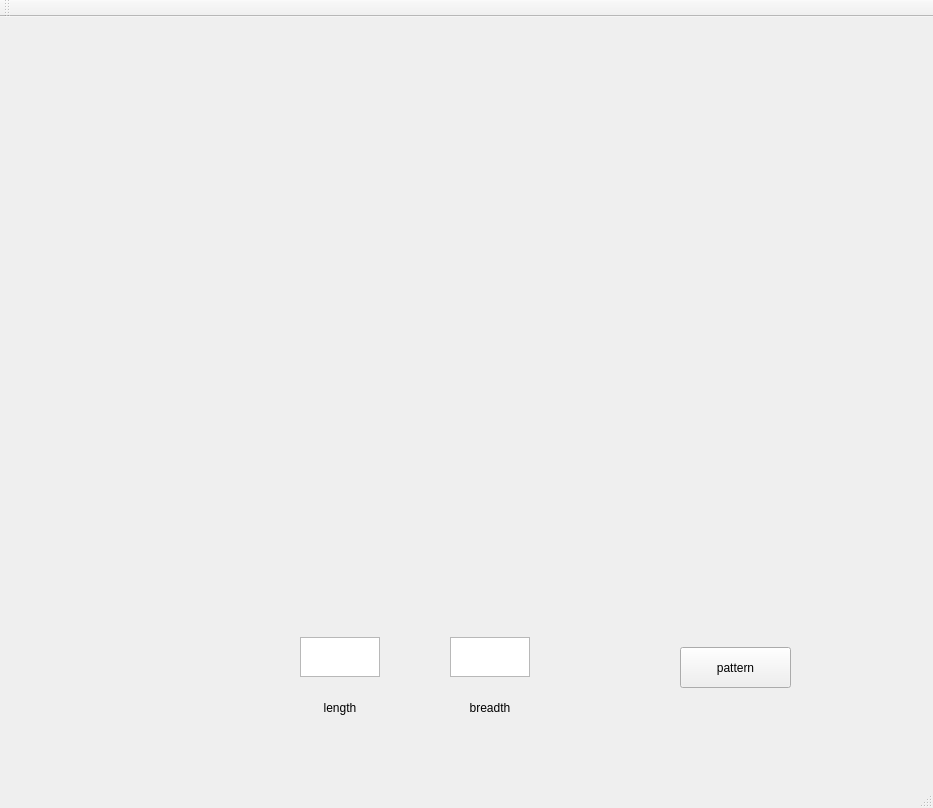
<?xml version="1.0" encoding="UTF-8"?>
<ui version="4.0">
 <class>MainWindow</class>
 <widget class="QMainWindow" name="MainWindow">
  <property name="geometry">
   <rect>
    <x>0</x>
    <y>0</y>
    <width>933</width>
    <height>808</height>
   </rect>
  </property>
  <property name="windowTitle">
   <string>MainWindow</string>
  </property>
  <widget class="QWidget" name="centralWidget">
   <widget class="QLabel" name="label">
    <property name="geometry">
     <rect>
      <x>170</x>
      <y>50</y>
      <width>500</width>
      <height>500</height>
     </rect>
    </property>
    <property name="text">
     <string/>
    </property>
   </widget>
   <widget class="QPushButton" name="pushButton">
    <property name="geometry">
     <rect>
      <x>680</x>
      <y>630</y>
      <width>111</width>
      <height>41</height>
     </rect>
    </property>
    <property name="text">
     <string>pattern</string>
    </property>
   </widget>
   <widget class="QTextEdit" name="textEdit">
    <property name="geometry">
     <rect>
      <x>300</x>
      <y>620</y>
      <width>80</width>
      <height>40</height>
     </rect>
    </property>
   </widget>
   <widget class="QTextEdit" name="textEdit_2">
    <property name="geometry">
     <rect>
      <x>450</x>
      <y>620</y>
      <width>80</width>
      <height>40</height>
     </rect>
    </property>
   </widget>
   <widget class="QLabel" name="label_2">
    <property name="geometry">
     <rect>
      <x>300</x>
      <y>680</y>
      <width>80</width>
      <height>21</height>
     </rect>
    </property>
    <property name="text">
     <string>length</string>
    </property>
    <property name="alignment">
     <set>Qt::AlignCenter</set>
    </property>
   </widget>
   <widget class="QLabel" name="label_3">
    <property name="geometry">
     <rect>
      <x>450</x>
      <y>680</y>
      <width>80</width>
      <height>21</height>
     </rect>
    </property>
    <property name="text">
     <string>breadth</string>
    </property>
    <property name="alignment">
     <set>Qt::AlignCenter</set>
    </property>
   </widget>
  </widget>
  <widget class="QMenuBar" name="menuBar">
   <property name="geometry">
    <rect>
     <x>0</x>
     <y>0</y>
     <width>933</width>
     <height>26</height>
    </rect>
   </property>
  </widget>
  <widget class="QToolBar" name="mainToolBar">
   <attribute name="toolBarArea">
    <enum>TopToolBarArea</enum>
   </attribute>
   <attribute name="toolBarBreak">
    <bool>false</bool>
   </attribute>
  </widget>
  <widget class="QStatusBar" name="statusBar"/>
 </widget>
 <layoutdefault spacing="6" margin="11"/>
 <resources/>
 <connections/>
</ui>
